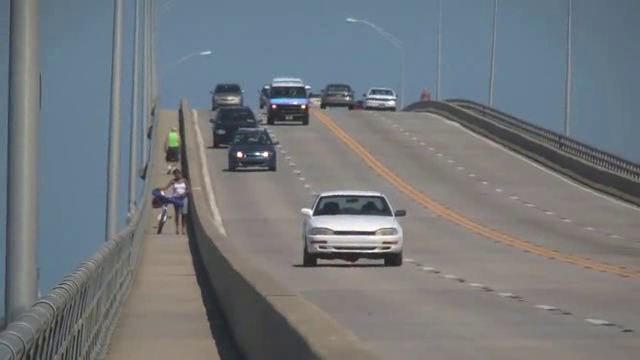
#> input picture frame 10 of ch2/record.mp4, 640 x 360 px, given in place of checkBoard3x3.avi, which was not available
$ python 9-3opticalPyrLK.py
#> lines starting #> are read from the running program, lines starting #| are printed output that depends on the picture; pictures that were not available may be replaced by others from this repository, and a replacement may not be noted
import sys
import numpy as np
import cv2

cap = cv2.VideoCapture('checkBoard3x3.avi') # 'slow_traffic_small.mp4')
if not cap.isOpened():
    sys.exit('카메라 연결 실패')

ret, prev_frame = cap.read()  # 첫 프레임
#> prev_frame is the input picture: shape (360, 640, 3); mean B, G, R 124.5, 120.5, 115.6
prev_gray = cv2.cvtColor(prev_frame, cv2.COLOR_BGR2GRAY)
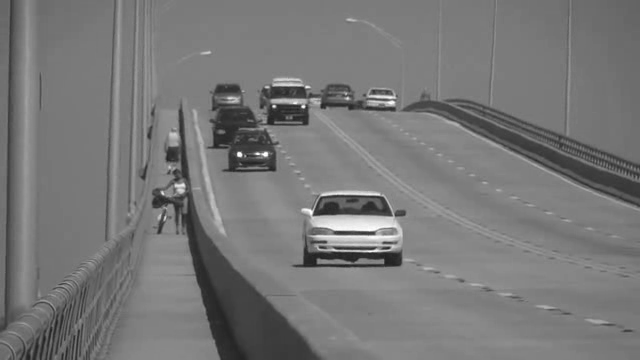
#> prev_gray: shape (360, 640); min 31, max 255, mean 119.5

color = np.random.randint(0, 255, (100, 3))

feature_params = dict(maxCorners=100, qualityLevel=0.3, minDistance=7, blockSize=7)
lk_params = dict(winSize=(15, 15), maxLevel=2, criteria=(cv2.TERM_CRITERIA_EPS | cv2.TERM_CRITERIA_COUNT, 10, 0.03))
p0 = cv2.goodFeaturesToTrack(prev_gray, mask=None, **feature_params)    # 특징점에 대한 정보 p0에 저장
#> p0 = [[239, 154], [302, 106], [265, 154], [274, 105], [315, 213], [182, 185], [391, 214]]

mask = np.zeros_like(prev_frame)  # 물체의 이동 궤적을 그릴 영상

while (1):
    ret, frame = cap.read()  # 비디오를 구성하는 프레임 획득
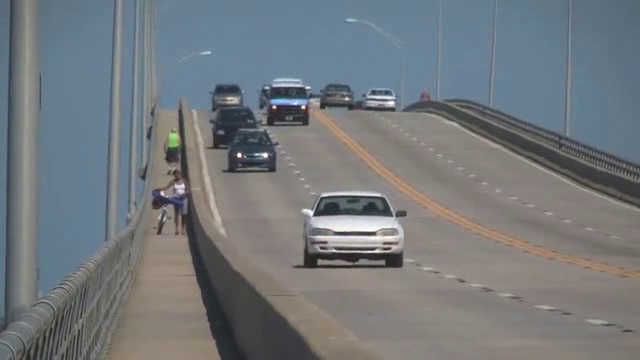
#> input picture frame 11 of ch2/record.mp4, 640 x 360 px, given in place of checkBoard3x3.avi, which was not available
#> frame is the input picture: shape (360, 640, 3); mean B, G, R 124.3, 120.5, 115.4
    if not ret:
        sys('프레임 획득에 실패하여 루프를 나갑니다.')

    curr_gray = cv2.cvtColor(frame, cv2.COLOR_BGR2GRAY)
    p1, match, err = cv2.calcOpticalFlowPyrLK(prev_gray, curr_gray, p0, None, **lk_params)  # optical flow 계산
#> p1 = [[238.8, 154.6], [302, 106.6], [264.6, 154.7], [274.1, 105.5], [315.3, 213.6], [181.7, 185.7], [391.6, 214.5]]; match = [1, 1, 1, 1, 1, 1, 1]; err = [7.78, 5.48, 6.88, 5.2, 5.13, 5.37, 4.27]
    # match: p1이 p0과 매칭이 되는지

    if p1 is not None:  # 양호한 쌍 선택
        good_curr = p1[match == 1]
#> good_curr has the same summary as p1
        good_prev = p0[match == 1]
#> good_prev has the same summary as p0

    for i in range(len(good_curr)):  # 이동 궤적 그리기
        a, b = int(good_curr[i][0]), int(good_curr[i][1])
        c, d = int(good_prev[i][0]), int(good_prev[i][1])
        mask = cv2.line(mask, (a, b), (c, d), color[i].tolist(), 2)    # line을 추가
        frame = cv2.circle(frame, (a, b), 5, color[i].tolist(), -1)
#> this loop made 7 passes
#> (a, b, c, d) on passes 1 to 7: (238, 154, 239, 154), (301, 106, 302, 106), (264, 154, 265, 154), (274, 105, 274, 105), (315, 213, 315, 213), (181, 185, 182, 185), (391, 214, 391, 214)
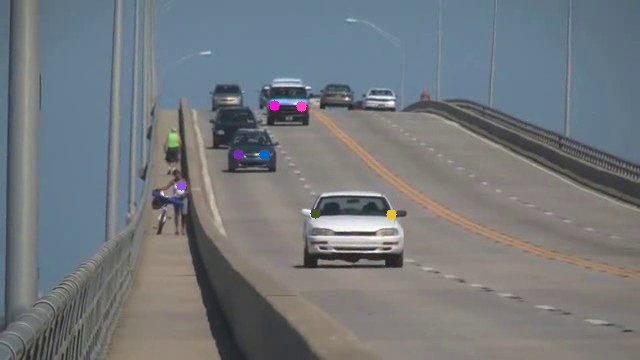
#> frame: shape (360, 640, 3); mean B, G, R 124.4, 120.4, 115.5
#> mask: shape (360, 640, 3); mean of channels 0, 1, 2 0, 0, 0

    img = cv2.add(frame, mask)  # 오타
    cv2.imshow('LTK tracker', img)

    prev_gray = curr_gray  # 현재 프레임을 이전 프레임으로
    p0 = good_curr.reshape(-1, 1, 2)
#> p0 has the same summary as p1

    key = cv2.waitKey(30)  # 30밀리초 동안 키보드 입력 기다림
#> (key q is pressed here)
    if key == ord('q'):  # 'q' 키가 들어오면 루프를 빠져나감
        break

cap.release()  # 카메라와 연결을 끊음
cv2.destroyAllWindows()

$ run again, starting later in the video
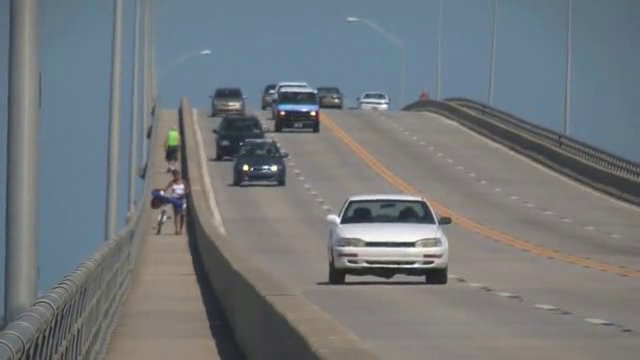
#> input picture frame 47 of ch2/record.mp4, 640 x 360 px, given in place of checkBoard3x3.avi, which was not available
#> prev_frame is the input picture: shape (360, 640, 3); mean B, G, R 124.1, 120.2, 114.8
#> `p0 = cv2.goodFeaturesToTrack(prev_gray, mask=None, **feature_params)`: p0 = [[245, 167], [312, 112], [274, 168], [282, 112], [343, 221]]
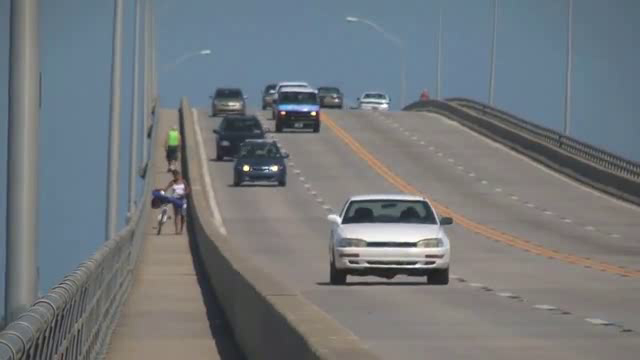
#> input picture frame 48 of ch2/record.mp4, 640 x 360 px, given in place of checkBoard3x3.avi, which was not available
#> frame is the input picture: shape (360, 640, 3); mean B, G, R 124, 120.1, 114.7
#> p1 = [[245.5, 167.4], [312.4, 112.1], [274.3, 168.3], [282.5, 112], [344.3, 221]]; match = [1, 1, 1, 1, 1]; err = [7.86, 4.62, 6.57, 5.36, 3.24]
#> good_curr has the same summary as p1
#> good_prev has the same summary as p0
#> the loop `for i in range(len(good_curr)):` made 5 passes
#> (a, b, c, d) on passes 1 to 5: (245, 167, 245, 167), (312, 112, 312, 112), (274, 168, 274, 168), (282, 111, 282, 112), (344, 220, 343, 221)
#> after the loop `for i in range(len(good_curr)):`:
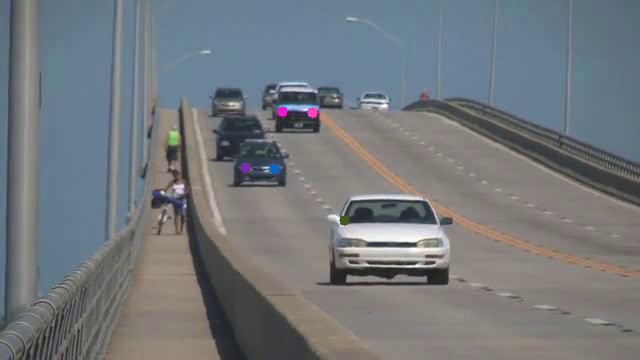
#> frame: shape (360, 640, 3); mean B, G, R 124.1, 120, 114.8
#> `p0 = good_curr.reshape(-1, 1, 2)`: p0 has the same summary as p1
